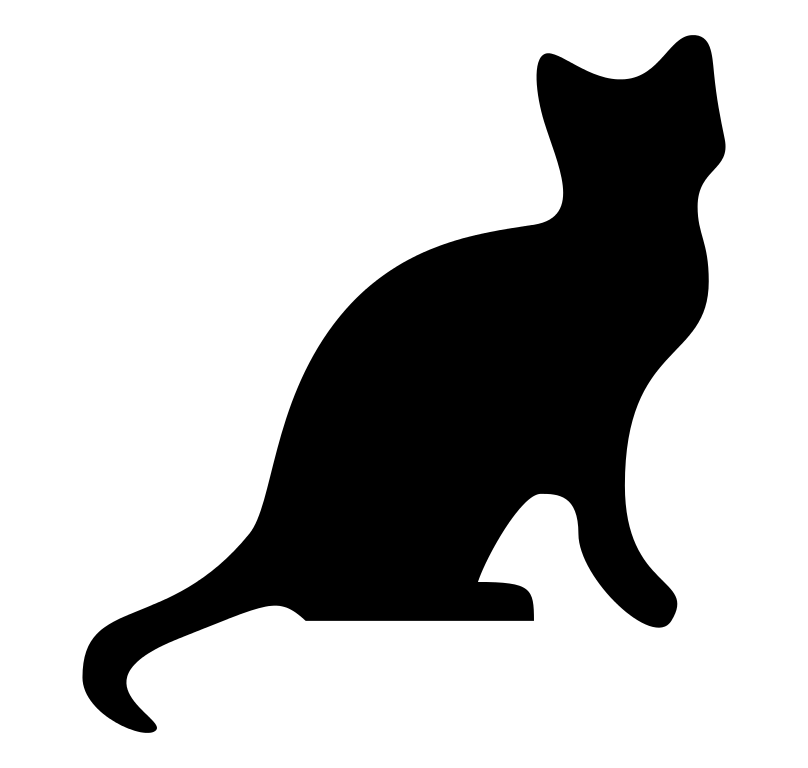
#> input picture automate_online-materials/catlogo.png, 808 x 768 px, found by its file name
$ python resizeAndAddLogo.py
#> lines starting #> are read from the running program, lines starting #| are printed output that depends on the picture
#! python3
# resizeAndAddLogo.py - Resizes all images in current working directory to fit
# in a 300x300 square, and adds catlogo.png to the lower-right corner.
import os
from PIL import Image
SQUARE_FIT_SIZE = 300
LOGO_FILENAME = 'catlogo.png'

logoIm = Image.open(LOGO_FILENAME)
#> logoIm is the input picture: PIL image 808x768 RGBA; mean R, G, B, A 0, 0, 0, 68.9
logoWidth, logoHeight = logoIm.size
#> logoWidth = 808; logoHeight = 768
os.makedirs('withLogo', exist_ok=True)
# Loop over all files in the working directory.
for filename in os.listdir('.'):
    if not (filename.endswith('.png') or filename.endswith('.jpg')) or filename == LOGO_FILENAME:
        # skip non-image files and the logo file itself
        continue
    im = Image.open(filename)
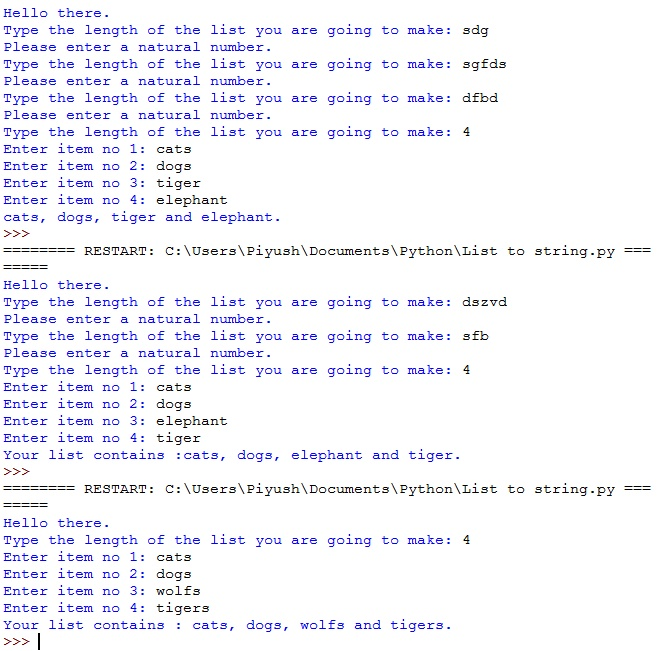
#> input picture List to string.jpg, 657 x 651 px
#> im is the input picture: PIL image 657x651 RGB; mean R, G, B 243.3, 243.3, 248
    width, height = im.size
#> width = 657; height = 651

    # Check if image needs to be resized.
    if width > SQUARE_FIT_SIZE and height > SQUARE_FIT_SIZE:
        # Calculate the new width and height to resize to.
        if width > height:
            height = int((SQUARE_FIT_SIZE / width) * height)
#> height = 297
            width = SQUARE_FIT_SIZE
        else:
            width = int((SQUARE_FIT_SIZE / height) * width)
            height = SQUARE_FIT_SIZE

    # Resize the image.
    print('Resizing %s...' % (filename))
    im = im.resize((width, height))
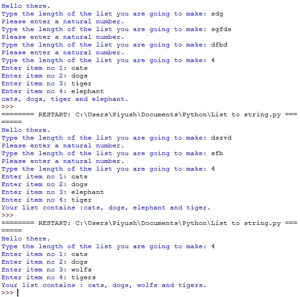
#> im: PIL image 300x297 RGB; mean R, G, B 243, 243, 247.8

    # Add the logo.
    print('Adding logo to %s...' % (filename))
    im.paste(logoIm, (width - logoWidth, height - logoHeight), logoIm)
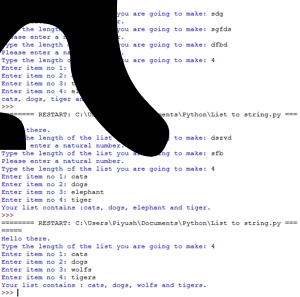
#> im: PIL image 300x297 RGB; mean R, G, B 213.1, 213, 216.8
#> pass 3 of the loop `for filename in os.listdir('.'):`:
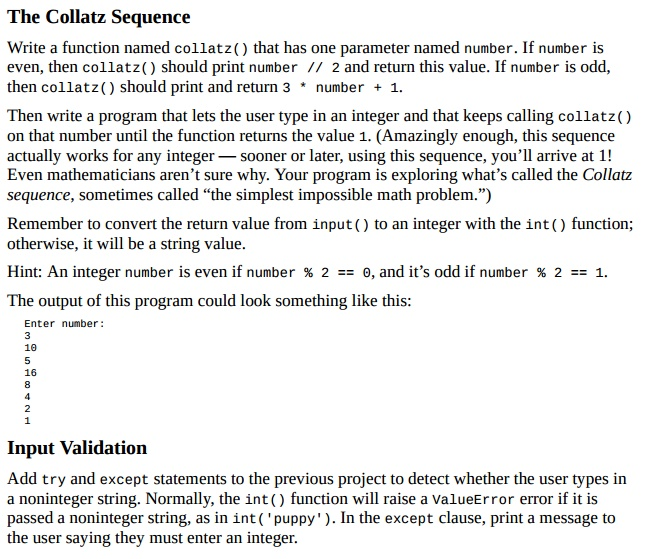
#> input picture collatz problem.jpg, 647 x 559 px
#> im is the input picture: PIL image 647x559 RGB; mean R, G, B 235.2, 235.5, 234.9
#> `im = im.resize((width, height))`:
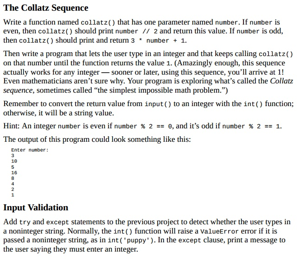
#> im: PIL image 300x259 RGB; mean R, G, B 234.8, 235, 234.6
#> `im.paste(logoIm, (width - logoWidth, height - logoHeight), logoIm)`:
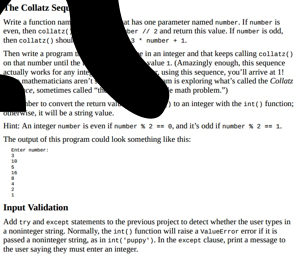
#> im: PIL image 300x259 RGB; mean R, G, B 213.3, 213.5, 213.2
#> the loop made 6 passes; the first 3 are shown

    # Save changes.
    im.save(os.path.join('withLogo', filename))
# TODO:
'''Modify resizeAndAddLogo.py so that the image must be at least twice the
width and height of the logo image before the logo is pasted.
Other wise, it should skip adding the logo.'''
# TODO:
'''
The resizeAndAddLogo.py program works with PNG and JPEG files,
but Pillow supports many more formats than just these two. Extend resizeAndAddLogo.py
to process GIF and BMP images as well.
'''
# TODO:
'''
the program modifies PNG and JPEG files only if their file extensions are set in
lowercase. For example, it will process zophie.png but not zophie.PNG. Change the
code so that the file extension check is case insensitive.
'''
